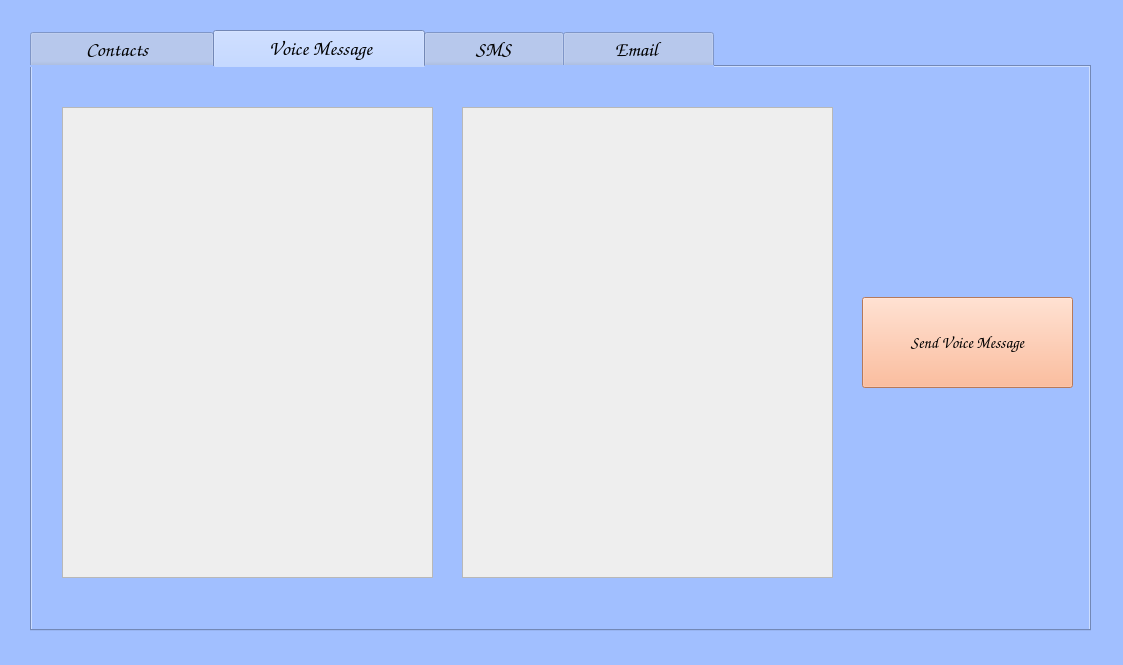
<?xml version="1.0" encoding="UTF-8"?>
<ui version="4.0">
 <class>Dialog</class>
 <widget class="QDialog" name="Dialog">
  <property name="geometry">
   <rect>
    <x>0</x>
    <y>0</y>
    <width>1123</width>
    <height>665</height>
   </rect>
  </property>
  <property name="minimumSize">
   <size>
    <width>1123</width>
    <height>665</height>
   </size>
  </property>
  <property name="maximumSize">
   <size>
    <width>1123</width>
    <height>665</height>
   </size>
  </property>
  <property name="font">
   <font>
    <pointsize>10</pointsize>
    <weight>75</weight>
    <bold>true</bold>
   </font>
  </property>
  <property name="windowTitle">
   <string>Phonebook</string>
  </property>
  <property name="windowIcon">
   <iconset>
    <normaloff>phonebook.png</normaloff>phonebook.png</iconset>
  </property>
  <property name="styleSheet">
   <string notr="true">background-color: rgb(161, 191, 255);</string>
  </property>
  <widget class="QWidget" name="horizontalLayoutWidget">
   <property name="geometry">
    <rect>
     <x>30</x>
     <y>30</y>
     <width>1061</width>
     <height>601</height>
    </rect>
   </property>
   <layout class="QHBoxLayout" name="horizontalLayout">
    <item>
     <widget class="QTabWidget" name="tabWidget">
      <property name="font">
       <font>
        <family>Comic Sans MS</family>
        <pointsize>15</pointsize>
        <weight>9</weight>
        <italic>false</italic>
        <bold>false</bold>
       </font>
      </property>
      <property name="styleSheet">
       <string notr="true">font: 75 15pt &quot;Comic Sans MS&quot;;
</string>
      </property>
      <property name="currentIndex">
       <number>1</number>
      </property>
      <widget class="QWidget" name="tab_contacts">
       <attribute name="title">
        <string>          Contacts            </string>
       </attribute>
       <widget class="QPushButton" name="btn_add_contact">
        <property name="geometry">
         <rect>
          <x>820</x>
          <y>210</y>
          <width>161</width>
          <height>51</height>
         </rect>
        </property>
        <property name="styleSheet">
         <string notr="true">font: 75 15pt &quot;Comic Sans MS&quot;;
background-color: rgb(255, 170, 127);

</string>
        </property>
        <property name="text">
         <string>  Add Contact  </string>
        </property>
       </widget>
       <widget class="QPushButton" name="btn_backup">
        <property name="geometry">
         <rect>
          <x>820</x>
          <y>300</y>
          <width>161</width>
          <height>51</height>
         </rect>
        </property>
        <property name="styleSheet">
         <string notr="true">font: 75 15pt &quot;Comic Sans MS&quot;;
background-color: rgb(255, 170, 127);</string>
        </property>
        <property name="text">
         <string>Backup</string>
        </property>
       </widget>
       <widget class="QTableWidget" name="table_contacts">
        <property name="geometry">
         <rect>
          <x>20</x>
          <y>40</y>
          <width>731</width>
          <height>471</height>
         </rect>
        </property>
        <property name="font">
         <font>
          <family>Arial</family>
          <pointsize>10</pointsize>
          <weight>9</weight>
          <italic>false</italic>
          <bold>false</bold>
         </font>
        </property>
        <property name="styleSheet">
         <string notr="true">background-color: rgb(238, 238, 238);
font: 75 10pt &quot;Arial&quot;;</string>
        </property>
        <property name="rowCount">
         <number>10</number>
        </property>
        <property name="columnCount">
         <number>5</number>
        </property>
        <attribute name="horizontalHeaderDefaultSectionSize">
         <number>142</number>
        </attribute>
        <attribute name="horizontalHeaderStretchLastSection">
         <bool>true</bool>
        </attribute>
        <attribute name="verticalHeaderVisible">
         <bool>false</bool>
        </attribute>
        <attribute name="verticalHeaderDefaultSectionSize">
         <number>42</number>
        </attribute>
        <attribute name="verticalHeaderMinimumSectionSize">
         <number>40</number>
        </attribute>
        <row/>
        <row/>
        <row/>
        <row/>
        <row/>
        <row/>
        <row/>
        <row/>
        <row/>
        <row/>
        <column/>
        <column/>
        <column/>
        <column/>
        <column/>
       </widget>
      </widget>
      <widget class="QWidget" name="tab_voicemsg">
       <property name="styleSheet">
        <string notr="true">font: 75 15pt &quot;Comic Sans MS&quot;;</string>
       </property>
       <attribute name="title">
        <string>          Voice Message         </string>
       </attribute>
       <widget class="QListWidget" name="list_vmsg_contacts">
        <property name="geometry">
         <rect>
          <x>30</x>
          <y>40</y>
          <width>371</width>
          <height>471</height>
         </rect>
        </property>
        <property name="styleSheet">
         <string notr="true">background-color: rgb(238, 238, 238);</string>
        </property>
       </widget>
       <widget class="QListWidget" name="list_vmsg_audios">
        <property name="geometry">
         <rect>
          <x>430</x>
          <y>40</y>
          <width>371</width>
          <height>471</height>
         </rect>
        </property>
        <property name="styleSheet">
         <string notr="true">background-color: rgb(238, 238, 238);</string>
        </property>
       </widget>
       <widget class="QPushButton" name="btn_send_vmsg">
        <property name="geometry">
         <rect>
          <x>830</x>
          <y>230</y>
          <width>211</width>
          <height>91</height>
         </rect>
        </property>
        <property name="font">
         <font>
          <family>Comic Sans MS</family>
          <pointsize>12</pointsize>
          <weight>9</weight>
          <italic>false</italic>
          <bold>false</bold>
         </font>
        </property>
        <property name="styleSheet">
         <string notr="true">font: 75 12pt &quot;Comic Sans MS&quot;;
background-color: rgb(255, 170, 127);</string>
        </property>
        <property name="text">
         <string>Send Voice Message</string>
        </property>
       </widget>
      </widget>
      <widget class="QWidget" name="tab_sms">
       <attribute name="title">
        <string>         SMS         </string>
       </attribute>
       <widget class="QListWidget" name="list_sms_contacts">
        <property name="geometry">
         <rect>
          <x>30</x>
          <y>40</y>
          <width>371</width>
          <height>471</height>
         </rect>
        </property>
        <property name="styleSheet">
         <string notr="true">background-color: rgb(238, 238, 238);</string>
        </property>
       </widget>
       <widget class="QTextEdit" name="sms_area">
        <property name="geometry">
         <rect>
          <x>430</x>
          <y>40</y>
          <width>591</width>
          <height>321</height>
         </rect>
        </property>
        <property name="font">
         <font>
          <family>Comic Sans MS</family>
          <pointsize>15</pointsize>
          <weight>9</weight>
          <italic>false</italic>
          <bold>false</bold>
         </font>
        </property>
        <property name="styleSheet">
         <string notr="true">background-color: rgb(238, 238, 238);</string>
        </property>
        <property name="placeholderText">
         <string>Type Message Here</string>
        </property>
       </widget>
       <widget class="QPushButton" name="btn_send_sms">
        <property name="geometry">
         <rect>
          <x>640</x>
          <y>400</y>
          <width>191</width>
          <height>91</height>
         </rect>
        </property>
        <property name="font">
         <font>
          <family>Comic Sans MS</family>
          <pointsize>15</pointsize>
          <weight>9</weight>
          <italic>false</italic>
          <bold>false</bold>
         </font>
        </property>
        <property name="styleSheet">
         <string notr="true">font: 75 15pt &quot;Comic Sans MS&quot;;
background-color: rgb(255, 170, 127);</string>
        </property>
        <property name="text">
         <string>Send Message</string>
        </property>
       </widget>
      </widget>
      <widget class="QWidget" name="tab_email">
       <attribute name="title">
        <string>         Email          </string>
       </attribute>
       <widget class="QListWidget" name="list_email_contacts">
        <property name="geometry">
         <rect>
          <x>30</x>
          <y>40</y>
          <width>371</width>
          <height>471</height>
         </rect>
        </property>
        <property name="styleSheet">
         <string notr="true">background-color: rgb(238, 238, 238);</string>
        </property>
       </widget>
       <widget class="QLineEdit" name="mailID_area">
        <property name="geometry">
         <rect>
          <x>430</x>
          <y>40</y>
          <width>601</width>
          <height>41</height>
         </rect>
        </property>
        <property name="styleSheet">
         <string notr="true">background-color: rgb(238, 238, 238);</string>
        </property>
        <property name="placeholderText">
         <string>To  :    Email  ID  Here</string>
        </property>
       </widget>
       <widget class="QTextEdit" name="mail_area">
        <property name="geometry">
         <rect>
          <x>430</x>
          <y>100</y>
          <width>601</width>
          <height>321</height>
         </rect>
        </property>
        <property name="font">
         <font>
          <family>Comic Sans MS</family>
          <pointsize>15</pointsize>
          <weight>9</weight>
          <italic>false</italic>
          <bold>false</bold>
         </font>
        </property>
        <property name="styleSheet">
         <string notr="true">background-color: rgb(238, 238, 238);</string>
        </property>
        <property name="placeholderText">
         <string>Type your Mail Here</string>
        </property>
       </widget>
       <widget class="QPushButton" name="btn_send_email">
        <property name="geometry">
         <rect>
          <x>630</x>
          <y>440</y>
          <width>191</width>
          <height>91</height>
         </rect>
        </property>
        <property name="font">
         <font>
          <family>Comic Sans MS</family>
          <pointsize>15</pointsize>
          <weight>9</weight>
          <italic>false</italic>
          <bold>false</bold>
         </font>
        </property>
        <property name="styleSheet">
         <string notr="true">font: 75 15pt &quot;Comic Sans MS&quot;;
background-color: rgb(255, 170, 127);</string>
        </property>
        <property name="text">
         <string>Send Mail</string>
        </property>
       </widget>
      </widget>
     </widget>
    </item>
   </layout>
  </widget>
 </widget>
 <resources/>
 <connections/>
</ui>
